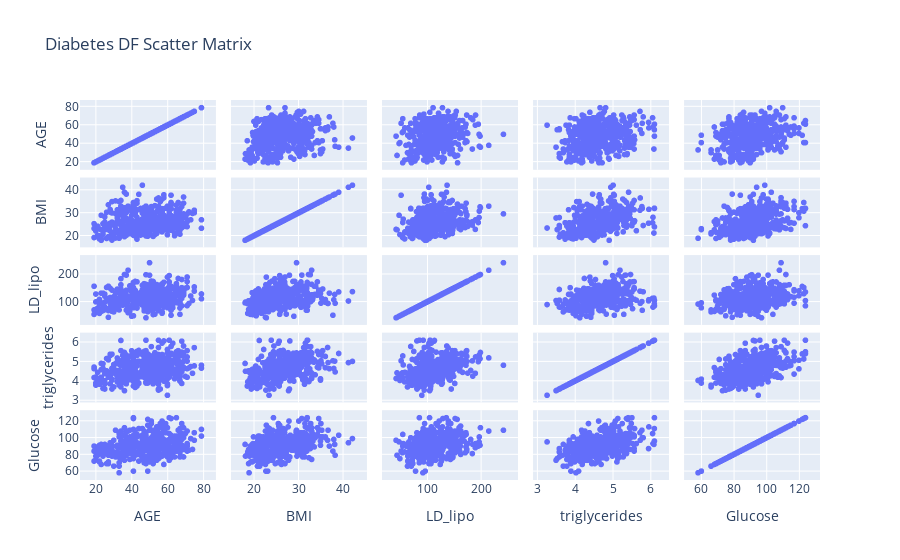

Notebook code cell kept with this figure:
### Markdown cell above
&#9989; **(6 pt):** Draw a scatter matrix plot of the data with the variables: **AGE, BMI, LD_lipo, triglycerides, and Glucose.** Make sure to include a title for your plot. (**Note** It may be useful to use Google to help you find relevant documentation.)

### Code cell
## Put your code here

fig = px.scatter_matrix(diabetes_df, dimensions=["AGE", "BMI", "LD_lipo", "triglycerides", "Glucose"], title="Diabetes DF Scatter Matrix")
fig.show()

### Figure 1 — Plotly figure (JSON) as saved in the notebook; plotly's stock layout.template omitted (floating-point values rounded to 4 significant figures; data arrays with more than 128 entries replaced by an {"elided": "..."} marker saying what was removed)
{"data": [{"dimensions": [{"axis": {"matches": true}, "label": "AGE", "values": {"elided": "442 int values"}}, {"axis": {"matches": true}, "label": "BMI", "values": {"elided": "442 float values"}}, {"axis": {"matches": true}, "label": "LD_lipo", "values": {"elided": "442 float values"}}, {"axis": {"matches": true}, "label": "triglycerides", "values": {"elided": "442 float values"}}, {"axis": {"matches": true}, "label": "Glucose", "values": {"elided": "442 int values"}}], "hovertemplate": "%{xaxis.title.text}=%{x}<br>%{yaxis.title.text}=%{y}<extra></extra>", "legendgroup": "", "marker": {"color": "#636efa", "symbol": "circle"}, "name": "", "showlegend": false, "type": "splom"}], "layout": {"dragmode": "select", "legend": {"tracegroupgap": 0}, "title": {"text": "Diabetes DF Scatter Matrix"}}}
